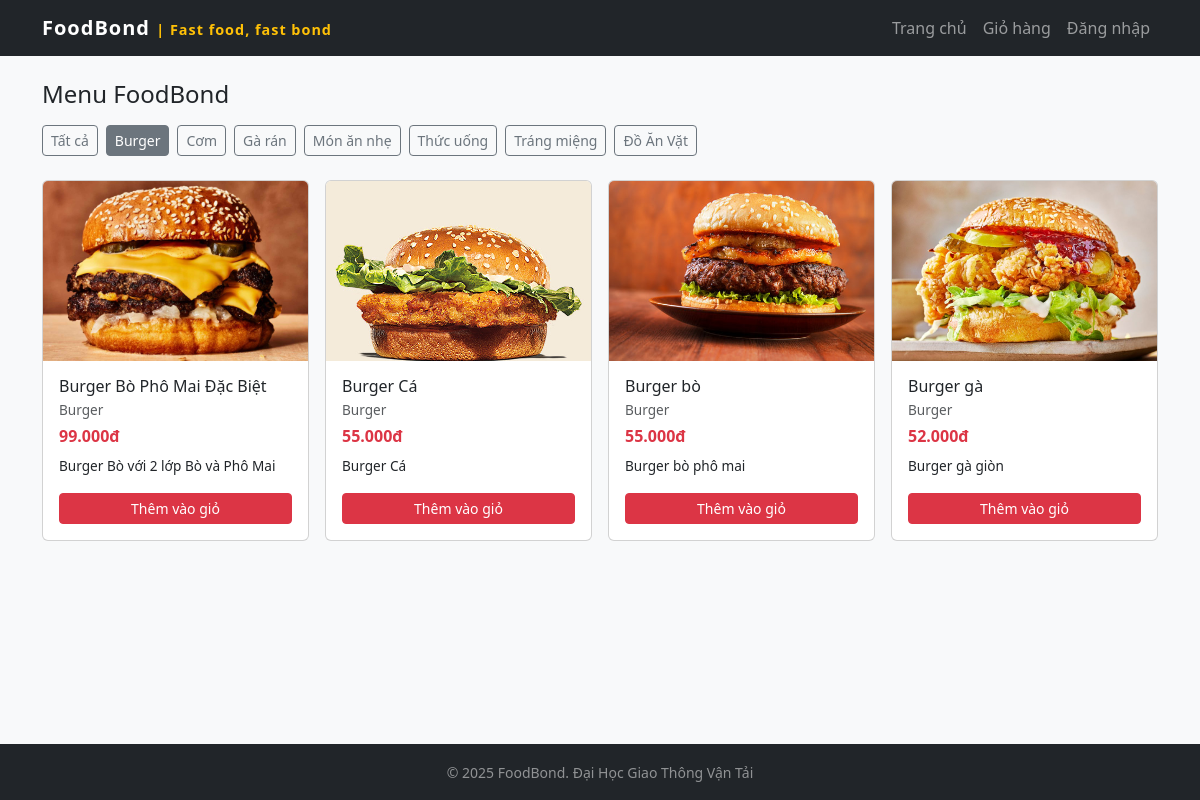
/index.php?cat=2, run on the app's committed database.
### tables this page shows
CREATE TABLE `categories` (
  `category_id` int(11) NOT NULL,
  `category_name` varchar(100) DEFAULT NULL
);

CREATE TABLE `products` (
  `product_id` int(11) NOT NULL,
  `category_id` int(11) DEFAULT NULL,
  `product_name` varchar(150) DEFAULT NULL,
  `description` text DEFAULT NULL,
  `price` decimal(10,2) DEFAULT NULL,
  `image` varchar(255) DEFAULT NULL,
  `created_at` timestamp NOT NULL DEFAULT current_timestamp()
);

### index.php (the view)
<?php
include 'header.php';
$sqlCategories = "SELECT * FROM categories ORDER BY category_name";
$rsCategories = mysqli_query($conn, $sqlCategories);
$catFilter = isset($_GET['cat']) ? (int)$_GET['cat'] : 0;
$sqlProducts = ($catFilter > 0) ? "
        SELECT p.*, c.category_name
        FROM products p
        JOIN categories c ON p.category_id = c.category_id
        WHERE p.category_id = $catFilter
        ORDER BY p.created_at DESC
    "
    :
    "
        SELECT p.*, c.category_name
        FROM products p
        JOIN categories c ON p.category_id = c.category_id
        ORDER BY p.created_at DESC
    ";
$rsProducts = mysqli_query($conn, $sqlProducts);
?>
<h2 class="h4 mb-3">Menu FoodBond</h2>
<div class="d-flex flex-wrap mb-3">
    <a href="index.php"
       class="btn btn-sm <?php echo $catFilter ? 'btn-outline-secondary' : 'btn-secondary'; ?> me-2 mb-2">
        Tất cả
    </a>
    <?php while ($cat = mysqli_fetch_assoc($rsCategories)) : ?>
        <a href="index.php?cat=<?php echo $cat['category_id']; ?>"
           class="btn btn-sm <?php echo ($catFilter == $cat['category_id']) ? 'btn-secondary' : 'btn-outline-secondary'; ?> me-2 mb-2">
            <?php echo htmlspecialchars($cat['category_name']); ?>
        </a>
    <?php endwhile; ?>
</div>
<div class="row g-3">
    <?php if (mysqli_num_rows($rsProducts) > 0): ?>
        <?php while ($p = mysqli_fetch_assoc($rsProducts)) : ?>
            <div class="col-6 col-md-4 col-lg-3">
                <div class="card h-100">
                    <?php if (!empty($p['image'])): ?>
                        <img src="images/<?php echo htmlspecialchars($p['image']); ?>" class="card-img-top" style="height:180px;object-fit:cover;">
                    <?php else: ?>
                        <img src="https://via.placeholder.com/300x180?text=FoodBond"
                             class="card-img-top">
                    <?php endif; ?>
                    <div class="card-body d-flex flex-column">
                        <h5 class="card-title mb-1" style="font-size:1rem;">
                            <?php echo htmlspecialchars($p['product_name']); ?>
                        </h5>
                        <p class="text-muted mb-1" style="font-size:0.85rem;">
                            <?php echo htmlspecialchars($p['category_name']); ?>
                        </p>
                        <p class="fw-bold text-danger mb-2">
                            <?php echo number_format($p['price'], 0, ',', '.'); ?>đ
                        </p>
                        <p class="mb-3" style="font-size:0.85rem; flex-grow:1;">
                            <?php echo htmlspecialchars(mb_strimwidth($p['description'], 0, 60, "...")); ?>
                        </p>
                        <a href="cart.php?action=add&id=<?php echo $p['product_id']; ?>"
                        class="btn btn-sm btn-danger mt-auto add-to-cart-btn"
                        data-id="<?php echo $p['product_id']; ?>">
                            Thêm vào giỏ
                        </a>
                    </div>
                </div>
            </div>
        <?php endwhile; ?>
    <?php else: ?>
        <div class="col-12">
            <div class="alert alert-info">Không có món nào trong danh mục này.</div>
        </div>
    <?php endif; ?>
</div>
<?php include 'footer.php'; ?>

### header.php (shortened to what this page needs)
<!DOCTYPE html>
<html lang="vi">
<head>
    <link href="https://cdn.jsdelivr.net/npm/bootstrap@5.3.2/dist/css/bootstrap.min.css" rel="stylesheet">
</head>
<body>
<nav class="navbar navbar-expand-lg navbar-dark bg-dark">
    <div class="container">
        <a class="navbar-brand" href="index.php">
            FoodBond
            <span class="brand-tagline">| Fast food, fast bond</span>
        </a>
        <div class="collapse navbar-collapse" id="navbarNav">
            <ul class="navbar-nav ms-auto">
                <li class="nav-item">
                    <a class="nav-link" href="index.php">Trang chủ</a>
                </li>
                <li class="nav-item">
                    <a class="nav-link" href="cart.php">
                        Giỏ hàng
                    </a>
                </li>
                <?php if (!empty($_SESSION['user_id'])): ?>
                    <li class="nav-item">
                        <span class="nav-link">
                            Xin chào, <?php echo htmlspecialchars($_SESSION['fullname']); ?>
                        </span>
                    </li>
                    <li class="nav-item">
                        <a class="nav-link" href="index.php?logout=1">Đăng xuất</a>
                    </li>
                <?php else: ?>
                    <li class="nav-item">
                        <a class="nav-link" href="login.php">Đăng nhập</a>
                    </li>
                <?php endif; ?>
            </ul>
        </div>
    </div>
</nav>
<main class="page-content">
    <div class="container mt-4">

### footer.php (shortened to what this page needs)
    </div>
</main>
<footer class="py-3 bg-dark mt-4">
    <div class="container text-center text-white-50">
        <small>© <?php echo date("Y"); ?> FoodBond. Đại Học Giao Thông Vận Tải</small>
    </div>
</footer>
</body>
</html>

### header.php (style rules this page uses)
html, body { height: 100%; }
body { background-color: #f8f9fa; display: flex; flex-direction: column; }
main.page-content { flex: 1 0 auto; }
footer { flex-shrink: 0; }
.navbar-brand { font-weight: 700; letter-spacing: 1px; }
.brand-tagline { font-size: 0.9rem; color: #ffc107; }

### data on the page
categories: category_name "Burger"
categories: category_name "Cơm"
categories: category_name "Gà rán"
categories: category_name "Món ăn nhẹ"
categories: category_name "Thức uống"
categories: category_name "Tráng miệng"
categories: category_name "Đồ Ăn Vặt"
products: image (picture), product_name "Burger Bò Phô Mai Đặc Biệt", category.category_name "Burger", price "99.000", description "Burger Bò với 2 lớp Bò và Phô Mai"
products: image (picture), product_name "Burger Cá", category.category_name "Burger", price "55.000", description "Burger Cá"
products: image (picture), product_name "Burger bò", category.category_name "Burger", price "55.000", description "Burger bò phô mai"
products: image (picture), product_name "Burger gà", category.category_name "Burger", price "52.000", description "Burger gà giòn"
